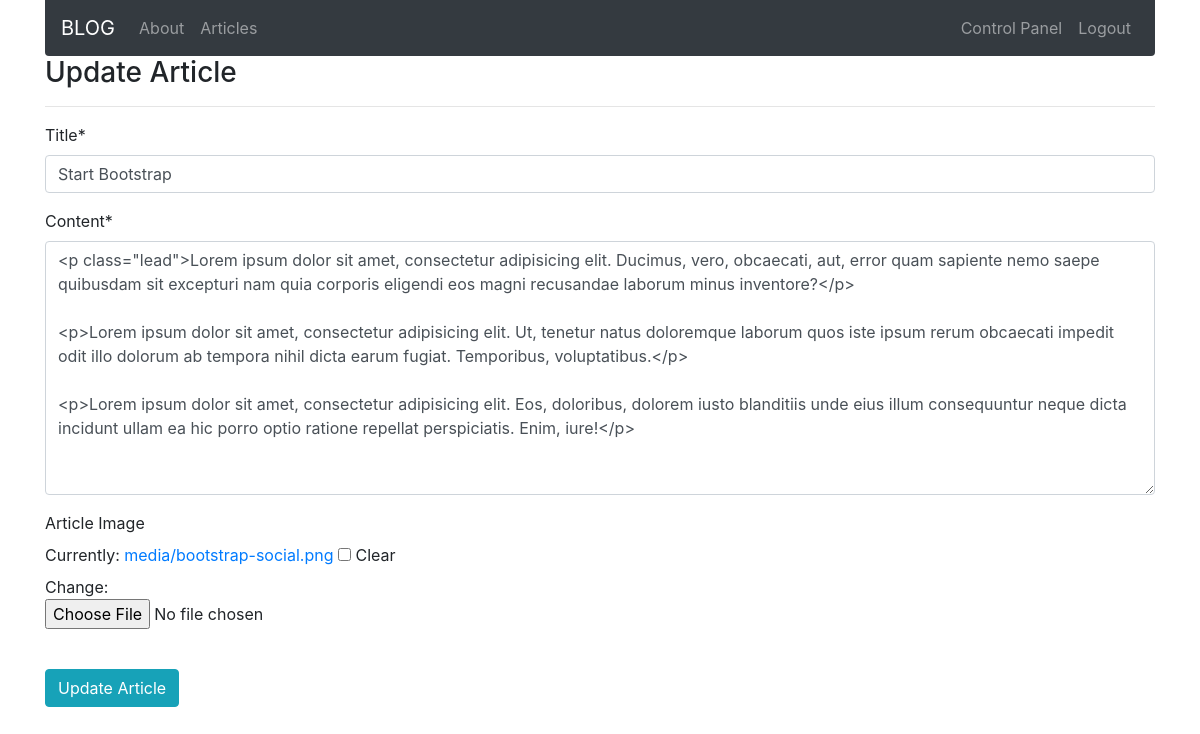
Screenshot of /articles/update/20 (signed in) with the database file from the repository.
### article/models.py (models this page shows, shortened)
class Article(models.Model):
    author = models.ForeignKey("auth.User", on_delete=models.CASCADE)
    title = models.CharField(max_length=200)
    content = RichTextField()
    created_date = models.DateField(auto_now_add=True)
    article_image = models.FileField(blank = True, null = True, verbose_name="Article Image", upload_to="media/")
    class Meta:
        ordering = ['-created_date']

### article/views.py (the view)
# urls.py: path('update/<int:id>', views.update_article, name="update_article"),
@login_required(login_url="user:login")
def update_article(request, id):
    article = get_object_or_404(Article, id=id)
    form = ArticleForm(request.POST or None, request.FILES or None, instance=article)
    if form.is_valid():
        article = form.save(commit=False)
        article.author = request.user
        article.save()
        messages.success(request, "Article has been successfully updated.")
        return redirect("index")
    return render(request, "update_article.html", {"form":form})

### article/forms.py
class ArticleForm(forms.ModelForm):
    class Meta:
        model = Article
        fields = ['title', 'content','article_image']

### templates/update_article.html (shortened to what this page needs)
{% extends "layout.html" %}
{% load static %}
{% block body %}
    {% load crispy_forms_tags %}
    <div class="row">
        <div class="col-md-12">
        <h3>Update Article</h3>
    <hr>
        <form method = "post" enctype="multipart/form-data">
        {{ form|crispy  }}<br>
        <button type="submit" class="btn btn-info">Update Article</button>
    </form>
        </div>
    </div>
{% endblock body %}

### rows the page displays
Article: title "Start Bootstrap", content "<p class=\"lead\">Lorem ipsum dolor sit amet, consectetur adipisicing elit. Ducimus, vero, obcaecati, aut, error quam sapiente nemo saepe quibusdam sit excepturi nam quia corporis eligendi eos magni recusandae laborum minus inventore?</p> <p>Lorem ipsum dolor sit amet, consectetur adipisicing elit. Ut, tenetur natus doloremque laborum quos iste ipsum rerum obcaecati impedit odit illo dolorum ab tempora nihil dicta earum fugiat. Temporibus, voluptatibus.</p> <p>Lorem ipsum dolor sit amet, consectetur adipisicing elit. Eos, doloribus, dolorem iusto blanditiis unde eius illum consequuntur neque dicta incidunt ullam ea hic porro optio ratione repellat perspiciatis. Enim, iure!</p>"
